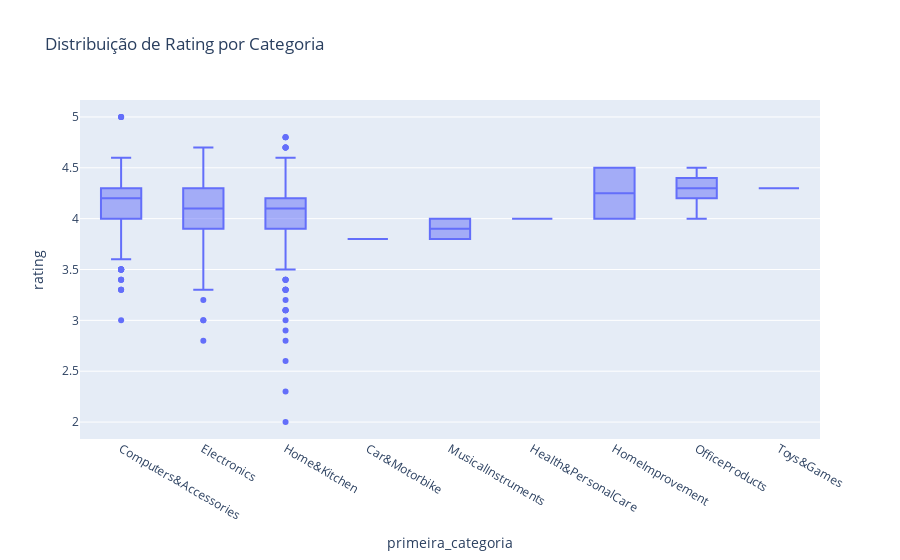

Here is the notebook cell this chart was saved with:
### Markdown cell above
A análise do gráfico de dispersão mostrou que não há correlação linear forte entre o preço com desconto e o rating. Produtos mais caros não garantem ratings melhores, embora itens de preço muito elevado (acima de 30k) tendam a manter ratings altos (≥ 4).
A maioria dos produtos concentra-se em faixas de preço baixas (< 10k), com grande variabilidade nas avaliações. Produtos baratos apresentam alta dispersão de ratings, enquanto os mais caros são poucos e consistentemente bem avaliados.
A categoria Electronics predomina entre os produtos de preço elevado, enquanto as demais categorias se concentram em preços baixos e médios.

### Code cell
fig = px.box(df.drop_duplicates(subset="review_id"), 
             x="primeira_categoria", y="rating", 
             title="Distribuição de Rating por Categoria")
fig.show()

### Figure 1 — Plotly figure (JSON) as saved in the notebook; plotly's stock layout.template omitted (floating-point values rounded to 4 significant figures; data arrays with more than 128 entries replaced by an {"elided": "..."} marker saying what was removed)
{"data": [{"alignmentgroup": "True", "hovertemplate": "primeira_categoria=%{x}<br>rating=%{y}<extra></extra>", "legendgroup": "", "marker": {"color": "#636efa"}, "name": "", "notched": false, "offsetgroup": "", "orientation": "v", "showlegend": false, "type": "box", "x": {"elided": "1189 str values"}, "x0": " ", "xaxis": "x", "y": {"elided": "1189 float values"}, "y0": " ", "yaxis": "y"}], "layout": {"boxmode": "group", "legend": {"tracegroupgap": 0}, "title": {"text": "Distribuição de Rating por Categoria"}, "xaxis": {"anchor": "y", "domain": [0, 1], "title": {"text": "primeira_categoria"}}, "yaxis": {"anchor": "x", "domain": [0, 1], "title": {"text": "rating"}}}}
